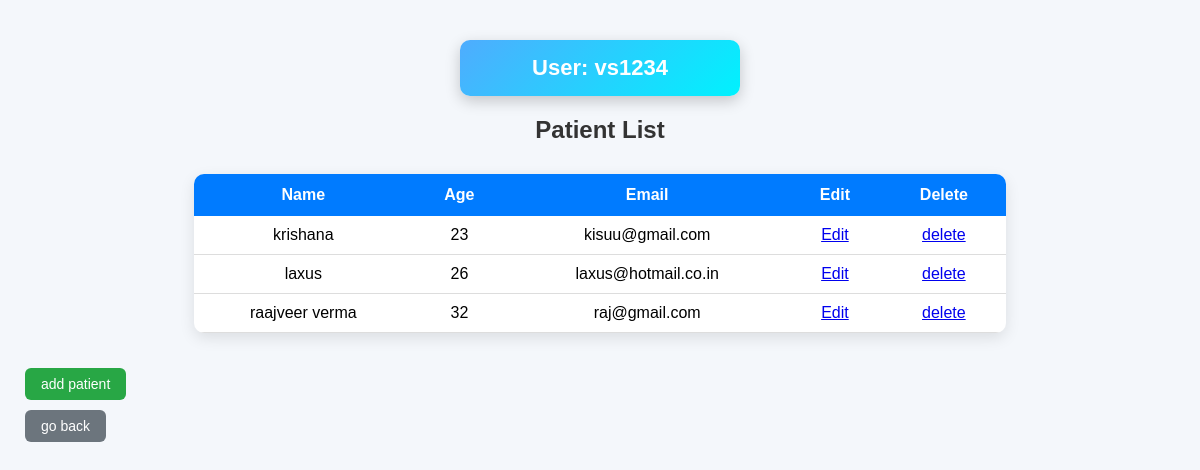
The app's page /patient/ (signed in), older data.
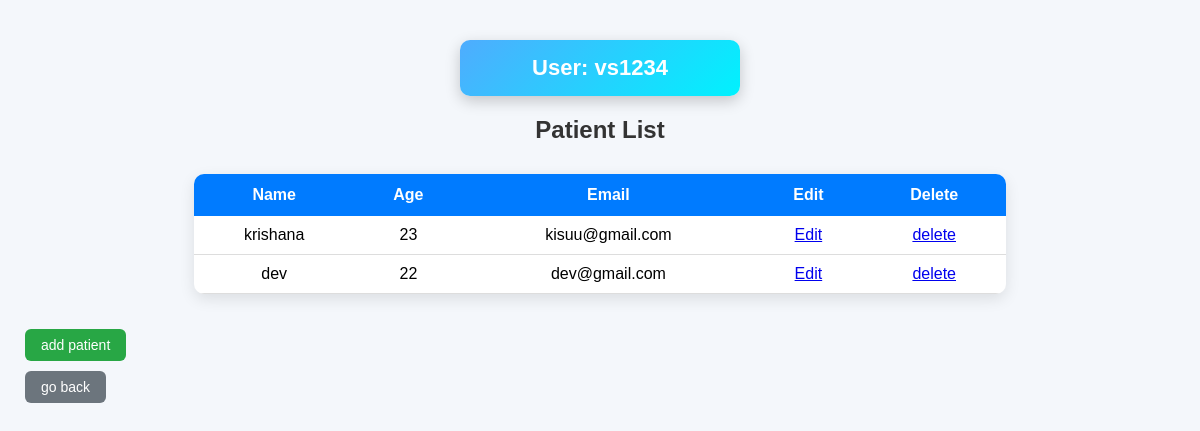
The same page, newer data.
### doctor_profile_app/models.py (models this page shows)
class PatientRegister(models.Model):
    user = models.ForeignKey(User,on_delete=models.SET_NULL,null=True,blank=True)
    name = models.CharField(max_length=20)
    age = models.IntegerField()
    email = models.EmailField(max_length=20)
    def __str__(self):
        return self.name

### doctor_profile_app/views.py (the view)
# urls.py: path('patient/',patient_list,name="patient"),
@login_required
def patient_list(request):
    user = request.user
    patients = PatientRegister.objects.filter(user = request.user)
    print(patients)
    return render(request,'patient.html',{'patients':patients})

### doctor_profile_app/templates/patient.html (shortened to what this page needs)
{%load static%}
<!DOCTYPE html>
<html>
<head>
    <link rel="stylesheet" href="{% static 'css/style_patient.css' %}">
</head>
<body>
<h2 class="username">User: {{ request.user.username }}</h2>
<h2>Patient List</h2>
<table class="table">
    <tr>
        <th>Name</th>
        <th>Age</th>
        <th>Email</th>
        <th>Edit</th>
        <th>Delete</th>
    </tr>
    {% for patient in patients %}
    <tr>
        <td>{{ patient.name }}</td>
        <td>{{ patient.age }}</td>
        <td>{{ patient.email }}</td>
        <td> <a href="{% url 'edit' patient.id %}">Edit</a> </td>
        <td> <a href="{% url 'delete' patient.id %}">delete</a></td>
    </tr>
    {% endfor %}
</table>
<a href="{% url 'patient_reg' %}" class="btn edit-btn">add patient</a> <br>
<a href="{% url 'login' %}" class="btn back-btn">go back</a>
</body>
</html>

### static/css/style_patient.css (style rules this page uses)
body { font-family: Arial, sans-serif; background: #f4f7fb; margin: 0; padding: 20px; }
h2 { text-align: center; color: #333; }
.table { width: 70%; margin: 30px auto; border-collapse: collapse; background: white; box-shadow: 0 5px 15px rgba(0,0,0,0.1); border-radius: 10px; overflow: hidden; }
.table th { background: #007bff; color: white; padding: 12px; }
.table td { padding: 10px; text-align: center; border-bottom: 1px solid #ddd; }
.btn { padding: 8px 16px; border-radius: 6px; text-decoration: none; color: white; font-size: 14px; margin: 5px; display: inline-block; transition: 0.3s; }
.edit-btn { background: #28a745; }
.back-btn { background: #6c757d; }
.username { width: 250px; margin: 20px auto; padding: 15px; text-align: center; background: linear-gradient(135deg, #4facfe, #00f2fe); color: white; border-radius: 10px; font-size: 22px; box-shadow: 0 5px 15px rgba(0,0,0,0.2); }

Row changes from the older to the newer data that the page shows:
removed PatientRegister: name "laxus", age "26", email "laxus@hotmail.co.in"
removed PatientRegister: name "raajveer verma", age "32", email "raj@gmail.com"
added PatientRegister: name "dev", age "22", email "dev@gmail.com"
